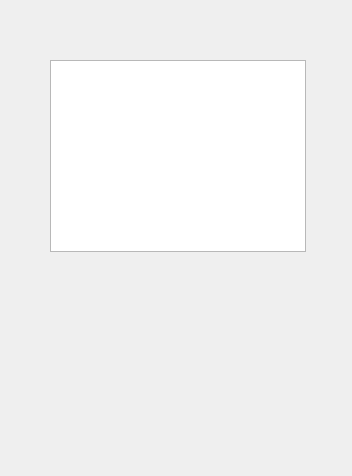
<?xml version="1.0" encoding="UTF-8"?>
<ui version="4.0">
 <class>Widget</class>
 <widget class="QWidget" name="Widget">
  <property name="geometry">
   <rect>
    <x>0</x>
    <y>0</y>
    <width>352</width>
    <height>476</height>
   </rect>
  </property>
  <property name="windowTitle">
   <string>Widget</string>
  </property>
  <widget class="QTableView" name="tableView">
   <property name="geometry">
    <rect>
     <x>50</x>
     <y>60</y>
     <width>256</width>
     <height>192</height>
    </rect>
   </property>
   <property name="showGrid">
    <bool>true</bool>
   </property>
  </widget>
 </widget>
 <resources/>
 <connections/>
</ui>
